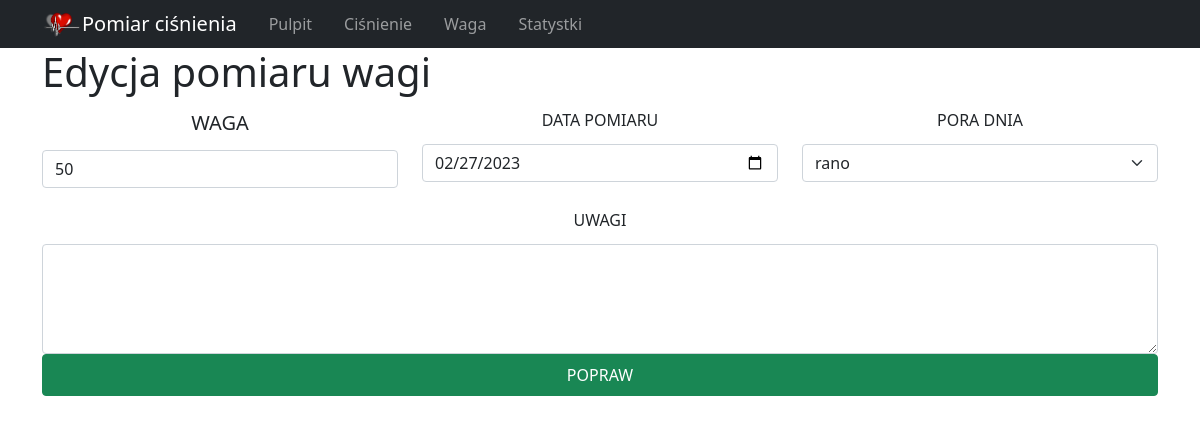
The app's page /edit_weight/12, older data.
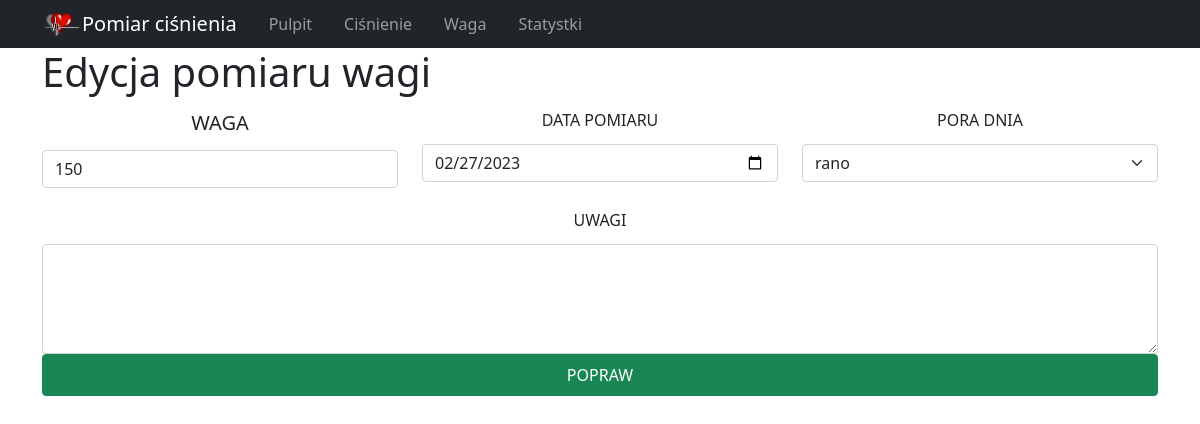
The same page, newer data.
### tables this page shows
CREATE TABLE weights
(
id integer PRIMARY KEY AUTOINCREMENT,
weight int,
date_of_weight DATE,
comments text
, time_of_day text);

### app.py (the view, shortened to what this page needs)
@app.route('/edit_weight/<int:weight_id>', methods=["GET", 'POST'])
def edit_weight(weight_id):
  db = get_db()
  if request.method == 'GET':
    sql_statment = 'SELECT id, weight, date_of_weight, comments FROM weights WHERE id=?;'
    cur = db.execute(sql_statment, [weight_id])
    weight_obj = cur.fetchone()
    if weight_obj == None:
      return redirect(url_for('weight_history'))
    else:
      return render_template('edit_weight.html', active_menu='edit_weight', weight_obj=weight_obj)

### app.py (called while the page is built)
def get_db():
  if not hasattr(g, 'sqlite_db'):
    conn = sqlite3.connect(app_info['db_file'])
    conn.row_factory = sqlite3.Row
    g.sqlite_db = conn
  return g.sqlite_db

### templates/edit_weight.html (shortened to what this page needs)
{% extends 'base.html' %} {% block content %}
<div class="container">
  <div class="row">
    <div class="col">
      <h1>Edycja pomiaru wagi</h1>
    </div>
  </div>
  <form
    action="{{url_for('edit_weight', weight_id=weight_obj.id)}}"
    method="POST"
  >
    <div class="row">
      <div class="col-sm-4">
        <div>
          <label
            for="weight"
            class="form-label text-uppercase fs-5 text-center w-100 py-1 px-auto"
            >Waga</label
          >
          <input
            type="number"
            name="weight"
            value="{{weight_obj.weight}}"
            class="form-control"
            required
          />
        </div>
      </div>
      <div class="col-sm-4">
        <div>
          <label
            for="date_of_weight"
            class="form-label text-uppercase fs-6 text-center w-100 py-1"
            >Data pomiaru</label
          >
          <input
            type="date"
            name="date_of_weight"
            value="{{weight_obj.date_of_weight}}"
            class="form-control"
          />
        </div>
      </div>
      <div class="col-sm-4">
        <div>
          <label
            for="time_of_day"
            class="form-label text-uppercase fs-6 text-center w-100 py-1"
            >Pora dnia</label
          >
          <select name="time_of_day" id="time_of_day" class="form-select">
            <option value="rano">rano</option>
          </select>
        </div>
      </div>
    </div>
    <div class="row mt-3">
      <div class="col">
        <label
          for="comments"
          class="form-label text-uppercase fs-6 text-center w-100 py-1"
          >Uwagi</label
        >
        <textarea
          name="comments"
          id="comments"
          cols="30"
          rows="4"
          class="form-control"
        >
{{weight_obj.comments}}</textarea
        >
      </div>
    </div>
    <input
      type="submit"
      value="Popraw"
      class="btn btn-success w-100 text-uppercase py-2"
    />
  </form>
</div>
{% endblock %}

Row changes from the older to the newer data that the page shows:
changed weights: weight "50" → "150"
